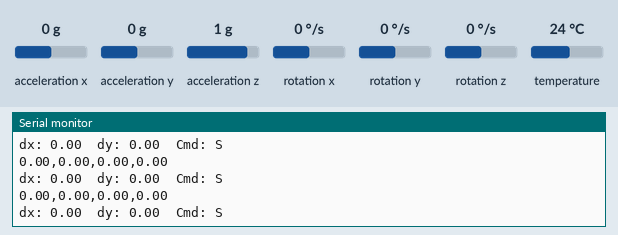
Recording of a sketch running on a simulated ESP32. On the bench: the last lines printed to the serial monitor. The test bench sets the inputs (shaded band); at power-on: acceleration x 0 g, acceleration y 0 g, acceleration z 1 g, rotation x 0 °/s, rotation y 0 °/s, rotation z 0 °/s, temperature 24 °C. Nothing arrives over Bluetooth unless stated.

Above: at 3.1 s.
3.2 s: acceleration x set to -1.4 g
At 3.43 s:
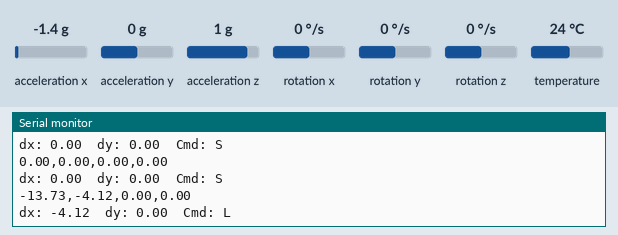
4.9 s: acceleration y set to -1.4 g
At 5.03 s:
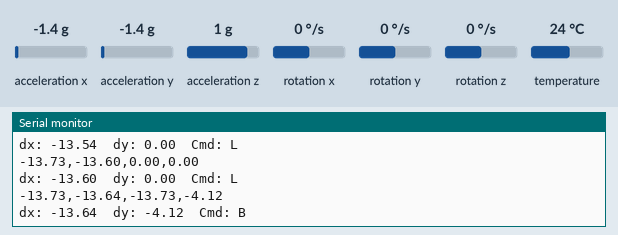
6.5 s: acceleration y set to 0.8 g
At 6.99 s:
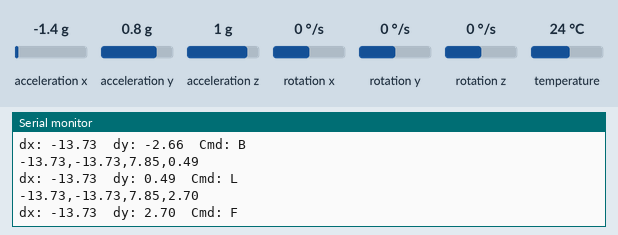
Timing chart, 0 to 9.5 s (numbered marks = the images above; inputs shaded):
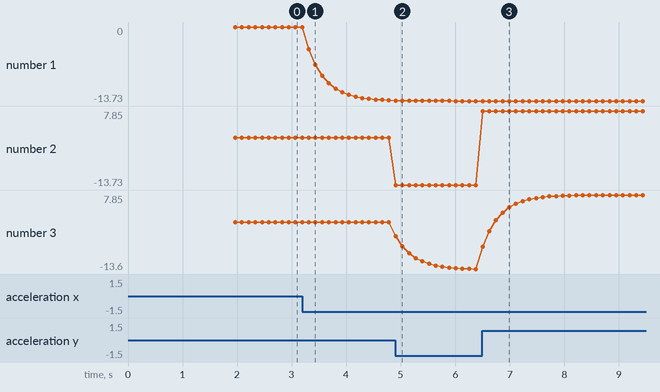

Measured:
- after the input at 3.2 s, the serial monitor: prints a new line after 0.12 s (image 1)
- after the input at 4.9 s, the serial monitor: prints a new line at once (image 2)
- after the input at 6.5 s, the serial monitor: prints a new line at once (image 3)
- plotted number 1: 0 → -13.6 after the input at 3.2 s
- plotted number 2: -13.73 → 7.85 after the input at 6.5 s
- plotted number 3: -13.6 → 7.85 after the input at 6.5 s

The sketch:

transmitter.ino
```cpp
#include <Wire.h>
#include <Adafruit_MPU6050.h>
#include <Adafruit_Sensor.h>
#include <BluetoothSerial.h>

Adafruit_MPU6050 mpu;
BluetoothSerial SerialBT;

float baseX = 0, baseY = 0;

// ---- tuning values ----
const float DEAD_ZONE = 0.25;   // ignore tiny motions
const float TH_F = 1.6;         // forward threshold
const float TH_B = -1.6;        // backward threshold
const float TH_R = 1.1;         // right threshold
const float TH_L = -1.1;        // left threshold

// for smoothing
float filtDx = 0, filtDy = 0;
const float ALPHA = 0.3;        // 0..1, bigger = faster but noisier

void calibrate() {
  Serial.println("Calibrating...");
  float sumX = 0, sumY = 0;

  for (int i = 0; i < 120; i++) {
    sensors_event_t a, g, t;
    mpu.getEvent(&a, &g, &t);
    sumX += a.acceleration.x;
    sumY += a.acceleration.y;
    delay(10);
  }

  baseX = sumX / 120.0;
  baseY = sumY / 120.0;

  Serial.println("Calibration DONE!");
}

void setup() {
  Serial.begin(115200);
  Serial.println("HAND Controller Booting...");

  // Bluetooth client
  SerialBT.begin("ESP32_TRANSMITTER", true);
  Serial.println("Connecting to ESP32_ROBOT...");
  while (!SerialBT.connect("ESP32_ROBOT")) {
    Serial.println("Failed... retrying in 1 sec");
    delay(1000);
  }
  Serial.println("CONNECTED TO ROBOT!");

  // MPU
  if (!mpu.begin()) {
    Serial.println("MPU6050 ERROR!");
    while (1);
  }

  mpu.setAccelerometerRange(MPU6050_RANGE_4_G);
  mpu.setGyroRange(MPU6050_RANGE_500_DEG);
  mpu.setFilterBandwidth(MPU6050_BAND_21_HZ);

  delay(500);
  calibrate();
}

void loop() {
  sensors_event_t a, g, t;
  mpu.getEvent(&a, &g, &t);

  // raw differences
  float dx = a.acceleration.x - baseX;
  float dy = a.acceleration.y - baseY;

  // low-pass filter (smoothing)
  filtDx = ALPHA * dx + (1.0 - ALPHA) * filtDx;
  filtDy = ALPHA * dy + (1.0 - ALPHA) * filtDy;

  // -------------------------
  // 📊 LOG RAW + FILTERED VALUES FOR GRAPH D
  Serial.print(dx); Serial.print(",");
  Serial.print(filtDx); Serial.print(",");
  Serial.print(dy); Serial.print(",");
  Serial.println(filtDy);
  // -------------------------

  // apply dead zone
  if (fabs(filtDx) < DEAD_ZONE) filtDx = 0;
  if (fabs(filtDy) < DEAD_ZONE) filtDy = 0;

  char cmd = 'S';

  // decide command
  if (filtDy > TH_F)        cmd = 'F';
  else if (filtDy < TH_B)   cmd = 'B';
  else if (filtDx > TH_R)   cmd = 'R';
  else if (filtDx < TH_L)   cmd = 'L';
  else                      cmd = 'S';

  Serial.print("dx: "); Serial.print(filtDx, 2);
  Serial.print("  dy: "); Serial.print(filtDy, 2);
  Serial.print("  Cmd: "); Serial.println(cmd);

  SerialBT.write(cmd);
  delay(120);
}
```
